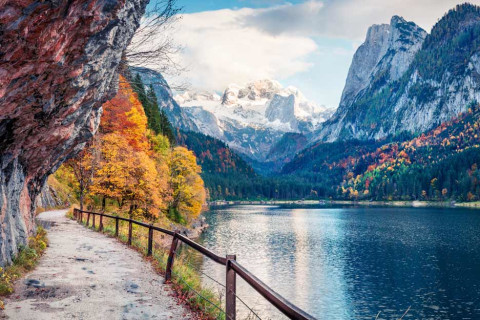
%> input picture lab4/imgn.jpg, 480 x 320 px
$ octave code.m   (GNU Octave 9; MATLAB toolbox functions it lacks are replaced by stand-ins)
%> lines starting %> are read from the running program, lines starting %| are printed output that depends on the picture
Image = imread('imgn.jpg');
%> Image is the input picture: size 320x480x3 uint8; mean R, G, B 120.7, 128.7, 135.1
s = size(Image);
%> s = [320 480 3]

Img1 = Image;
Img1(:,:,2)=0;
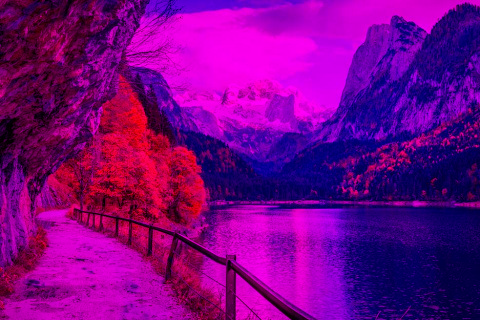
%> Img1: size 320x480x3 uint8; mean R, G, B 120.7, 0, 135.1
Img1(:,:,3)=0;
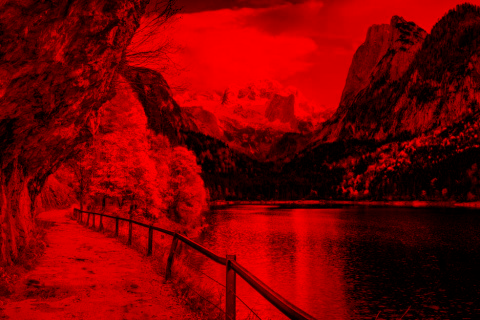
%> Img1: size 320x480x3 uint8; mean R, G, B 120.7, 0, 0
red = Img1;

Img2 = Image;
Img2(:,:,1)=0;
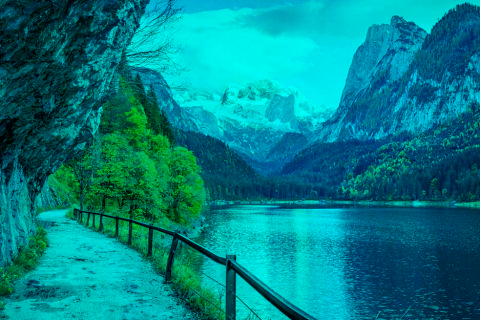
%> Img2: size 320x480x3 uint8; mean R, G, B 0, 128.7, 135.1
Img2(:,:,3)=0;
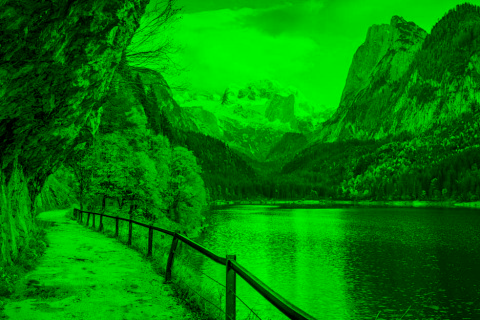
%> Img2: size 320x480x3 uint8; mean R, G, B 0, 128.7, 0
green = Img2;

Img3 = Image;
Img3(:,:,1)=0;
Img3(:,:,2)=0;
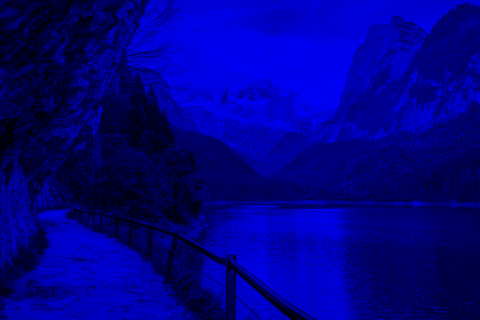
%> Img3: size 320x480x3 uint8; mean R, G, B 0, 0, 135.1
blue = Img3;

subplot(2,2,1), imshow(Image), title('Original Image')
subplot(2,2,2), imshow(red), title('Red layer color image')
subplot(2,2,3), imshow(green), title('Green layer color image')
subplot(2,2,4), imshow(blue), title('Blue layer color image')
